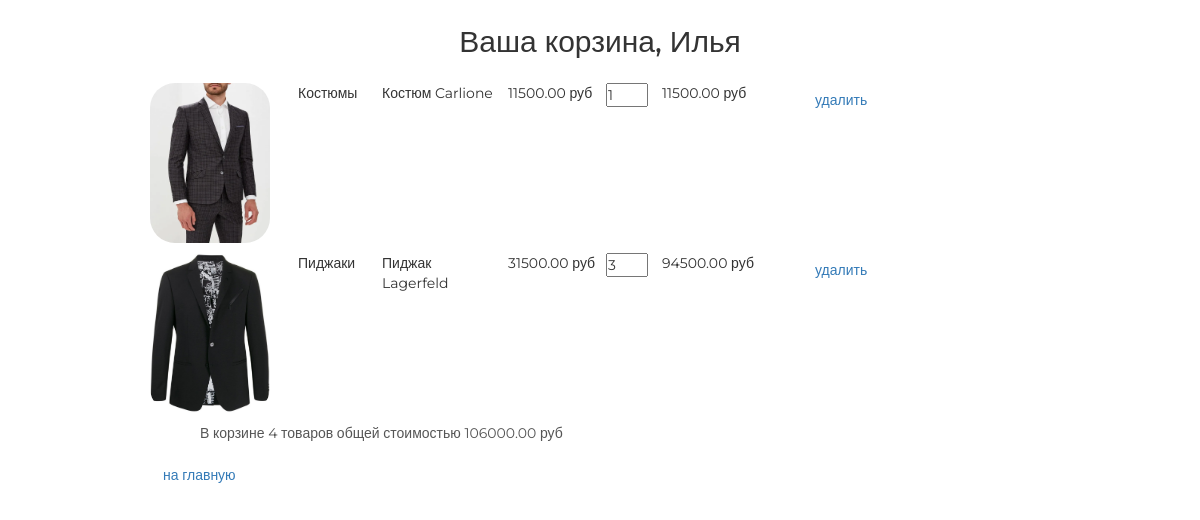
The page /basket/ (signed in) on the database its author committed.
### authapp/models.py (models this page shows, shortened)
class ShopUser(AbstractUser):
    age = models.PositiveSmallIntegerField(verbose_name='возраст', null=True)
    avatar = models.ImageField(upload_to='users_avatars', blank=True)
    activation_key = models.CharField(max_length=128, blank=True)
    activation_key_expires = models.DateTimeField(default=get_activation_key_expires)

### basketapp/models.py (models this page shows)
class Basket(models.Model):
    user = models.ForeignKey(ShopUser, on_delete=models.CASCADE,
                             related_name='basket')
    product = models.ForeignKey(Product, on_delete=models.CASCADE)
    quantity = models.PositiveIntegerField('количество', default=0)
    add_datetime = models.DateTimeField(verbose_name='время', auto_now_add=True)
    @property
    def product_cost(self):
        return self.product.price * self.quantity
    @property
    def total_quantity(self):
        return sum(self.user.basket.values_list('quantity', flat=True))
    @property
    def total_cost(self):
        return sum(map(lambda x: x.product_cost, self.user.basket.all()))

### mainapp/models.py (models this page shows)
class Product(models.Model):
    category = models.ForeignKey(ProductCategory, verbose_name='категория продукта', on_delete=models.CASCADE)
    name = models.CharField('имя продукта', max_length=128)
    image = models.ImageField(upload_to='products_images', blank=True)
    short_desc = models.CharField('краткое описание', max_length=64, blank=True)
    desc = models.TextField('описание товара', blank=True)
    price = models.DecimalField('цена продукта', max_digits=8, decimal_places=2, default=0)
    quantity = models.PositiveIntegerField('количество на складе', default=0)
    is_active = models.BooleanField(default=True)

class ProductCategory(models.Model):
    name = models.CharField('имя категории', max_length=64)
    description = models.TextField('описание категории', blank=True)
    is_active = models.BooleanField(default=True)

### basketapp/views.py (the view)
# urls.py: path('', adminapp.ShopUserList.as_view(), name='index'),
@login_required
def index(request):
    return render(request, 'basketapp/index.html')

### basketapp/context_processors.py (called while the page is built)
def basket(request):
    if request.user.is_authenticated:
        basket = request.user.basket.all()
    else:
        basket = []
    return {
        'basket':basket,
    }

### mainapp/context_processors.py (called while the page is built)
def menu(request):
    menu = ProductCategory.objects.filter(is_active=True)
    return {
        'categories': menu,
    }

### mainapp/templatetags/my_tags.py (called while the page is built)
def media_folder_products(string):
    if not string:
        string = 'products_images/default.jpg'
    return f'{settings.MEDIA_URL}{string}'

### basketapp/templates/basketapp/index.html
{% extends 'basketapp/base.html' %}
{% load static %}
{% block container %}
    <div class="basket_list">
        {% include 'basketapp/includes/inc__basket_list.html' %}
    </div>
{% endblock %}

### basketapp/templates/basketapp/base.html (shortened to what this page needs)
<!DOCTYPE html>
{% load static %}
<html>
<head>
    {% block css %}
        <link rel="stylesheet" type="text/css" href="{% static 'css/bootstrap.min.css' %}">
        <link rel="stylesheet" type="text/css" href="{% static 'css/style.css' %}">
        <link rel="stylesheet" href="{% static 'fonts/font-awesome/css/font-awesome.css' %}">
    {% endblock %}
</head>
<body>
	<div class="basket_container">
        <div class="h2 text-center head">
            Ваша корзина,
                {{ user.first_name|default:'пользователь'|title}}
        </div>
        {% block container %}
        {% endblock %}
	</div>
</body>
</html>

### basketapp/templates/basketapp/includes/inc__basket_list.html
{% load my_tags %}
{% if basket %}
    {% for item in basket %}
        <div class="basket_record">
            <img style="width: 120px;height: 160px ;" src="{{ item.product.image|media_folder_products }}"
                 alt="{{ item.product.short_desc }}">
            <span class="category_name">{{ item.product.category.name }}</span>
            <span class="product_name">{{ item.product.name }}</span>
            <span class="product_price">{{ item.product.price }}&nbspруб</span>
            <input type="number" name="{{ item.pk }}"
                   min="0" value="{{ item.quantity }}">
            <span class="product_cost">{{ item.product_cost }}&nbspруб</span>
            <a href="{% url 'basket:delete_product' item.pk %}" class="btn btn-round">
                удалить
            </a>
        </div>
    {% endfor %}
    <div class="basket_summary">
        В корзине {{ basket.0.total_quantity }} товаров общей стоимостью
        {{ basket.0.total_cost }} руб
    </div>
{% else %}
    <h4>Корзина пуста</h4>
{% endif %}
<a href="{% url 'main:index' %}" class="btn btn-round">
    на главную
</a>

### static/css/style.css (style rules this page uses)
* { margin: 0; padding: 0; }
body { font-family: 'Montserrat', sans-serif; }
html, body { height: 100%; }
.basket_container { margin: 25px auto; width: 900px; }
.basket_list input[type="number"] { width: 3em; position: relative; display: block; float: left; }
.basket_list span.category_name { margin-left: 2em; width: 5em; position: relative; display: block; float: left; }
.basket_list span.product_name { margin-left: 1em; width: 8em; position: relative; display: block; float: left; }
.basket_list span.product_price { margin-left: 1em; width: 7em; position: relative; display: block; float: left; }
.basket_list span.product_cost { margin-left: 1em; width: 10em; position: relative; display: block; float: left; }
.basket_list .basket_record { position: relative; display: block; height: 170px; float: none; }
.basket_container .head { margin: 25px auto; }
.basket_container img { display: block; float: left; width: 150px; border-radius: 25px; }
.basket_container .basket_summary { display: block; margin-left: 50px; margin-bottom: 15px; color: #555; }

### rows shown on the page
ShopUser: first_name "Илья"
Basket: product.image|media_folder_products (picture), product.category.name "Костюмы", product.name "Костюм Carlione", product.price "11500.00", quantity "1", product_cost "11500.00", user "4", user+product+quantity "106000.00"
Basket: product.image|media_folder_products (picture), product.category.name "Пиджаки", product.name "Пиджак Lagerfeld", product.price "31500.00", quantity "3", product_cost "94500.00"
